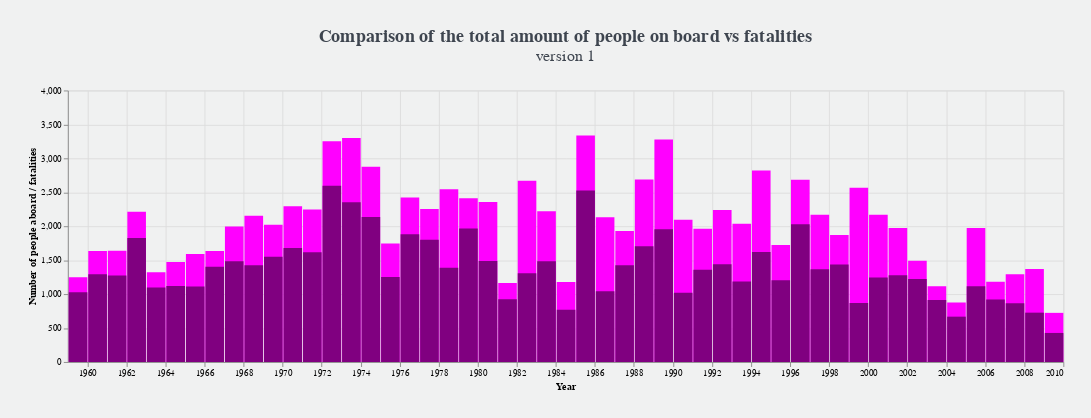

The code cell stored with this chart in its notebook:
### Markdown cell above
Comparing number of people aboard to the number of people who died in plane crashes.

### Code cell
bars1 = alt.Chart(vis2).mark_bar(color = 'magenta').encode(
    x = alt.X('year(Year):T', scale = alt.Scale(zero = False, domain = (1959, 2010)), title = "Year"),
    y = alt.Y('Aboard_Per_Year:Q', title = "Number of people aboard / fatalities", scale = alt.Scale(zero = False, domain = (0, 4000))),
    tooltip = ['year(Year)', 'Aboard_Per_Year']
)

bars2 = alt.Chart(vis2).mark_bar(color = 'purple').encode(
    x = alt.X('year(Year):T', scale = alt.Scale(zero = False, domain = (1959, 2010))),
    y = alt.Y('Fatalities_Per_Year:Q', scale = alt.Scale(zero = False, domain = (0, 4000))),
    tooltip = ['year(Year)', 'Fatalities_Per_Year']
)

(bars1 + bars2).properties(width = 1100, background = '#F0F1F1', padding = 30, title = alt.TitleParams(text = 'Comparison of the total amount of people on board vs fatalities',
                    subtitle = ['version 1', ' '], font = 'Inconsolata', fontSize = 20, color = '#3E454F',
                    subtitleFont = 'Inconsolata', subtitleFontSize = 18, subtitleColor = '#3E454F'))

### Figure 1 — Vega-Lite specification as saved in the notebook (floating-point values rounded to 4 significant figures)
{"config": {"view": {"continuousWidth": 400, "continuousHeight": 300}}, "layer": [{"mark": {"type": "bar", "color": "magenta"}, "encoding": {"tooltip": [{"type": "temporal", "field": "Year", "timeUnit": "year"}, {"type": "quantitative", "field": "Aboard_Per_Year"}], "x": {"type": "temporal", "field": "Year", "scale": {"domain": [1959, 2010], "zero": false}, "timeUnit": "year", "title": "Year"}, "y": {"type": "quantitative", "field": "Aboard_Per_Year", "scale": {"domain": [0, 4000], "zero": false}, "title": "Number of people aboard / fatalities"}}}, {"mark": {"type": "bar", "color": "purple"}, "encoding": {"tooltip": [{"type": "temporal", "field": "Year", "timeUnit": "year"}, {"type": "quantitative", "field": "Fatalities_Per_Year"}], "x": {"type": "temporal", "field": "Year", "scale": {"domain": [1959, 2010], "zero": false}, "timeUnit": "year"}, "y": {"type": "quantitative", "field": "Fatalities_Per_Year", "scale": {"domain": [0, 4000], "zero": false}}}}], "background": "#F0F1F1", "data": {"name": "data-2768f9a99170cb3ae44e0841edff4150"}, "padding": 30, "title": {"text": "Comparison of the total amount of people on board vs fatalities", "color": "#3E454F", "font": "Inconsolata", "fontSize": 20, "subtitle": ["version 1", " "], "subtitleColor": "#3E454F", "subtitleFont": "Inconsolata", "subtitleFontSize": 18}, "width": 1100, "$schema": "https://vega.github.io/schema/vega-lite/v4.0.0.json", "datasets": {"data-2768f9a99170cb3ae44e0841edff4150": [{"Year": "1959-01-01T00:00:00", "No_of_Crashes": 59, "Aboard_Per_Year": 1248.0, "Fatalities_Per_Year": 1027.0}, {"Year": "1960-01-01T00:00:00", "No_of_Crashes": 51, "Aboard_Per_Year": 1636.0, "Fatalities_Per_Year": 1294.0}, {"Year": "1961-01-01T00:00:00", "No_of_Crashes": 44, "Aboard_Per_Year": 1638.0, "Fatalities_Per_Year": 1273.0}, {"Year": "1962-01-01T00:00:00", "No_of_Crashes": 63, "Aboard_Per_Year": 2212.0, "Fatalities_Per_Year": 1828.0}, {"Year": "1963-01-01T00:00:00", "No_of_Crashes": 48, "Aboard_Per_Year": 1321.0, "Fatalities_Per_Year": 1097.0}, {"Year": "1964-01-01T00:00:00", "No_of_Crashes": 61, "Aboard_Per_Year": 1473.0, "Fatalities_Per_Year": 1121.0}, {"Year": "1965-01-01T00:00:00", "No_of_Crashes": 55, "Aboard_Per_Year": 1590.0, "Fatalities_Per_Year": 1113.0}, {"Year": "1966-01-01T00:00:00", "No_of_Crashes": 60, "Aboard_Per_Year": 1637.0, "Fatalities_Per_Year": 1403.0}, {"Year": "1967-01-01T00:00:00", "No_of_Crashes": 73, "Aboard_Per_Year": 1995.0, "Fatalities_Per_Year": 1485.0}, {"Year": "1968-01-01T00:00:00", "No_of_Crashes": 74, "Aboard_Per_Year": 2154.0, "Fatalities_Per_Year": 1424.0}, {"Year": "1969-01-01T00:00:00", "No_of_Crashes": 68, "Aboard_Per_Year": 2021.0, "Fatalities_Per_Year": 1549.0}, {"Year": "1970-01-01T00:00:00", "No_of_Crashes": 74, "Aboard_Per_Year": 2294.0, "Fatalities_Per_Year": 1679.0}, {"Year": "1971-01-01T00:00:00", "No_of_Crashes": 58, "Aboard_Per_Year": 2248.0, "Fatalities_Per_Year": 1617.0}, {"Year": "1972-01-01T00:00:00", "No_of_Crashes": 88, "Aboard_Per_Year": 3253.0, "Fatalities_Per_Year": 2595.0}, {"Year": "1973-01-01T00:00:00", "No_of_Crashes": 80, "Aboard_Per_Year": 3300.0, "Fatalities_Per_Year": 2355.0}, {"Year": "1974-01-01T00:00:00", "No_of_Crashes": 74, "Aboard_Per_Year": 2876.0, "Fatalities_Per_Year": 2135.0}, {"Year": "1975-01-01T00:00:00", "No_of_Crashes": 63, "Aboard_Per_Year": 1746.0, "Fatalities_Per_Year": 1252.0}, {"Year": "1976-01-01T00:00:00", "No_of_Crashes": 78, "Aboard_Per_Year": 2422.0, "Fatalities_Per_Year": 1883.0}, {"Year": "1977-01-01T00:00:00", "No_of_Crashes": 69, "Aboard_Per_Year": 2253.0, "Fatalities_Per_Year": 1801.0}, {"Year": "1978-01-01T00:00:00", "No_of_Crashes": 72, "Aboard_Per_Year": 2545.0, "Fatalities_Per_Year": 1388.0}, {"Year": "1979-01-01T00:00:00", "No_of_Crashes": 86, "Aboard_Per_Year": 2413.0, "Fatalities_Per_Year": 1967.0}, {"Year": "1980-01-01T00:00:00", "No_of_Crashes": 55, "Aboard_Per_Year": 2358.0, "Fatalities_Per_Year": 1488.0}, {"Year": "1981-01-01T00:00:00", "No_of_Crashes": 53, "Aboard_Per_Year": 1163.0, "Fatalities_Per_Year": 924.0}, {"Year": "1982-01-01T00:00:00", "No_of_Crashes": 57, "Aboard_Per_Year": 2672.0, "Fatalities_Per_Year": 1309.0}, {"Year": "1983-01-01T00:00:00", "No_of_Crashes": 54, "Aboard_Per_Year": 2220.0, "Fatalities_Per_Year": 1483.0}, {"Year": "1984-01-01T00:00:00", "No_of_Crashes": 54, "Aboard_Per_Year": 1178.0, "Fatalities_Per_Year": 771.0}, {"Year": "1985-01-01T00:00:00", "No_of_Crashes": 64, "Aboard_Per_Year": 3338.0, "Fatalities_Per_Year": 2528.0}, {"Year": "1986-01-01T00:00:00", "No_of_Crashes": 48, "Aboard_Per_Year": 2132.0, "Fatalities_Per_Year": 1043.0}, {"Year": "1987-01-01T00:00:00", "No_of_Crashes": 64, "Aboard_Per_Year": 1929.0, "Fatalities_Per_Year": 1425.0}, {"Year": "1988-01-01T00:00:00", "No_of_Crashes": 70, "Aboard_Per_Year": 2689.0, "Fatalities_Per_Year": 1707.0}, {"Year": "1989-01-01T00:00:00", "No_of_Crashes": 81, "Aboard_Per_Year": 3279.0, "Fatalities_Per_Year": 1954.0}, {"Year": "1990-01-01T00:00:00", "No_of_Crashes": 60, "Aboard_Per_Year": 2096.0, "Fatalities_Per_Year": 1021.0}, {"Year": "1991-01-01T00:00:00", "No_of_Crashes": 77, "Aboard_Per_Year": 1963.0, "Fatalities_Per_Year": 1358.0}, {"Year": "1992-01-01T00:00:00", "No_of_Crashes": 70, "Aboard_Per_Year": 2240.0, "Fatalities_Per_Year": 1440.0}, {"Year": "1993-01-01T00:00:00", "No_of_Crashes": 60, "Aboard_Per_Year": 2038.0, "Fatalities_Per_Year": 1187.0}, {"Year": "1994-01-01T00:00:00", "No_of_Crashes": 77, "Aboard_Per_Year": 2822.0, "Fatalities_Per_Year": 1619.0}, {"Year": "1995-01-01T00:00:00", "No_of_Crashes": 68, "Aboard_Per_Year": 1724.0, "Fatalities_Per_Year": 1205.0}, {"Year": "1996-01-01T00:00:00", "No_of_Crashes": 68, "Aboard_Per_Year": 2684.0, "Fatalities_Per_Year": 2030.0}, {"Year": "1997-01-01T00:00:00", "No_of_Crashes": 58, "Aboard_Per_Year": 2169.0, "Fatalities_Per_Year": 1368.0}, {"Year": "1998-01-01T00:00:00", "No_of_Crashes": 62, "Aboard_Per_Year": 1870.0, "Fatalities_Per_Year": 1438.0}, {"Year": "1999-01-01T00:00:00", "No_of_Crashes": 70, "Aboard_Per_Year": 2568.0, "Fatalities_Per_Year": 871.0}, {"Year": "2000-01-01T00:00:00", "No_of_Crashes": 66, "Aboard_Per_Year": 2171.0, "Fatalities_Per_Year": 1244.0}, {"Year": "2001-01-01T00:00:00", "No_of_Crashes": 63, "Aboard_Per_Year": 1976.0, "Fatalities_Per_Year": 1279.0}, {"Year": "2002-01-01T00:00:00", "No_of_Crashes": 62, "Aboard_Per_Year": 1492.0, "Fatalities_Per_Year": 1222.0}, {"Year": "2003-01-01T00:00:00", "No_of_Crashes": 53, "Aboard_Per_Year": 1117.0, "Fatalities_Per_Year": 915.0}, {"Year": "2004-01-01T00:00:00", "No_of_Crashes": 56, "Aboard_Per_Year": 877.0, "Fatalities_Per_Year": 668.0}, {"Year": "2005-01-01T00:00:00", "No_of_Crashes": 44, "Aboard_Per_Year": 1974.0, "Fatalities_Per_Year": 1116.0}, {"Year": "2006-01-01T00:00:00", "No_of_Crashes": 37, "Aboard_Per_Year": 1183.0, "Fatalities_Per_Year": 920.0}, {"Year": "2007-01-01T00:00:00", "No_of_Crashes": 49, "Aboard_Per_Year": 1291.0, "Fatalities_Per_Year": 865.0}, {"Year": "2008-01-01T00:00:00", "No_of_Crashes": 55, "Aboard_Per_Year": 1369.0, "Fatalities_Per_Year": 727.0}, {"Year": "2009-01-01T00:00:00", "No_of_Crashes": 20, "Aboard_Per_Year": 724.0, "Fatalities_Per_Year": 428.0}]}}
